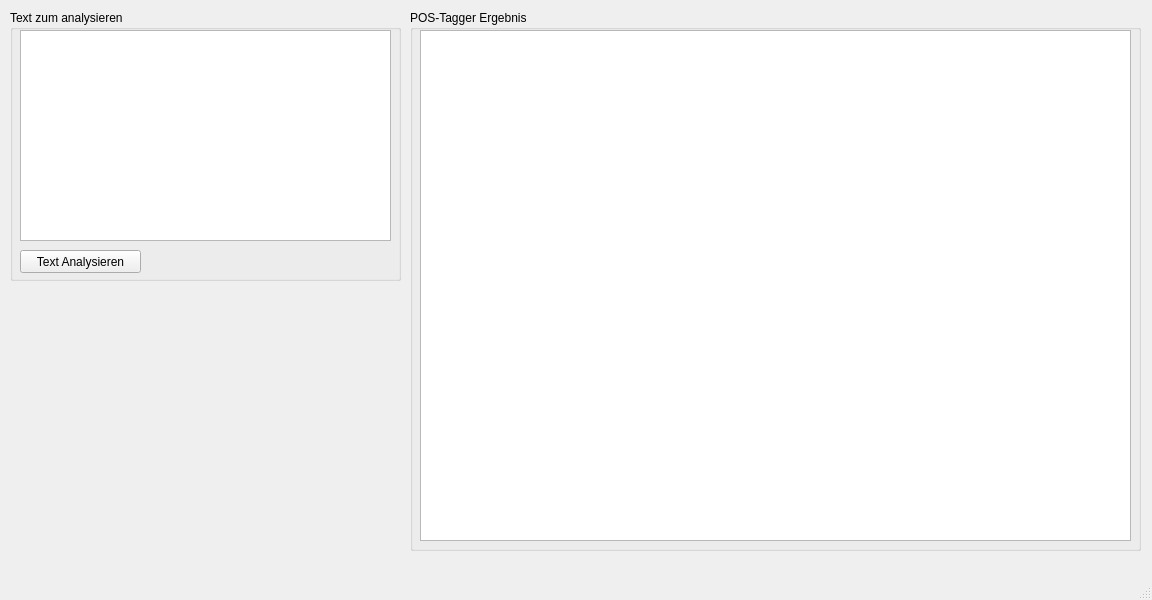
<?xml version="1.0" encoding="UTF-8"?>
<ui version="4.0">
 <class>MainWindow</class>
 <widget class="QMainWindow" name="MainWindow">
  <property name="geometry">
   <rect>
    <x>0</x>
    <y>0</y>
    <width>1152</width>
    <height>600</height>
   </rect>
  </property>
  <property name="windowTitle">
   <string>MainWindow</string>
  </property>
  <widget class="QWidget" name="centralwidget">
   <widget class="QGroupBox" name="groupBox">
    <property name="geometry">
     <rect>
      <x>10</x>
      <y>10</y>
      <width>391</width>
      <height>271</height>
     </rect>
    </property>
    <property name="title">
     <string>Text zum analysieren</string>
    </property>
    <widget class="QPlainTextEdit" name="inputText">
     <property name="geometry">
      <rect>
       <x>10</x>
       <y>20</y>
       <width>371</width>
       <height>211</height>
      </rect>
     </property>
    </widget>
    <widget class="QPushButton" name="btnAnalyzeText">
     <property name="geometry">
      <rect>
       <x>10</x>
       <y>240</y>
       <width>121</width>
       <height>23</height>
      </rect>
     </property>
     <property name="text">
      <string>Text Analysieren</string>
     </property>
    </widget>
   </widget>
   <widget class="QGroupBox" name="groupBox_2">
    <property name="geometry">
     <rect>
      <x>410</x>
      <y>10</y>
      <width>731</width>
      <height>541</height>
     </rect>
    </property>
    <property name="title">
     <string>POS-Tagger Ergebnis</string>
    </property>
    <widget class="QTableWidget" name="resultTable">
     <property name="geometry">
      <rect>
       <x>10</x>
       <y>20</y>
       <width>711</width>
       <height>511</height>
      </rect>
     </property>
     <property name="font">
      <font>
       <pointsize>8</pointsize>
      </font>
     </property>
    </widget>
   </widget>
  </widget>
  <widget class="QMenuBar" name="menubar">
   <property name="geometry">
    <rect>
     <x>0</x>
     <y>0</y>
     <width>1152</width>
     <height>21</height>
    </rect>
   </property>
  </widget>
  <widget class="QStatusBar" name="statusbar"/>
 </widget>
 <resources/>
 <connections/>
</ui>
